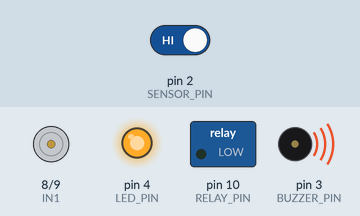
This sketch was run on a simulated Arduino Uno, built with avr-gcc and run on an emulated ATmega328P. On the bench: motor-driver pin pairs drawn as motors (green arrow = first pin HIGH = forward, orange = second pin HIGH = backward, longer = more drive, scaled by the enable pin), switched loads named in the sketch (green lamp = pin HIGH), output pins drawn as LEDs (lit = HIGH), buzzer (waves = sounding, pin HIGH). The test bench sets the inputs (shaded band); at power-on: pin 2 (SENSOR_PIN) HIGH.

Above: at 1.2 s.
1.3 s: pin 2 (SENSOR_PIN) driven LOW
At 1.9 s:
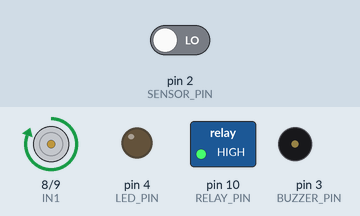
2.8 s: pin 2 (SENSOR_PIN) driven HIGH
At 3.1 s:
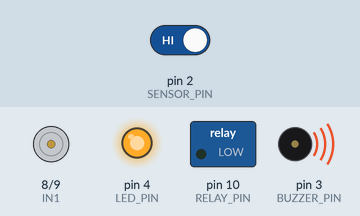
Timing chart, 0 to 5.8 s (numbered marks = the images above; inputs shaded):
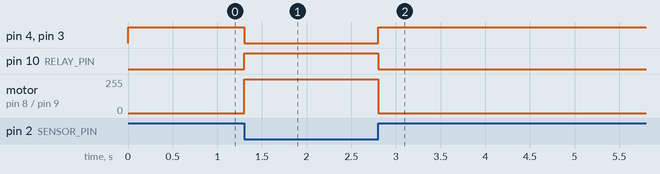

Measured:
- after the input at 1.3 s, pin 4 (LED_PIN), pin 3 (BUZZER_PIN): HIGH → LOW at once; pin 10 (RELAY_PIN): LOW → HIGH at once; motor on pin 8 (IN1) / pin 9 (IN2): stopped → forward 255/255 at once
- after the input at 2.8 s, pin 4 (LED_PIN), pin 3 (BUZZER_PIN): LOW → HIGH at once; pin 10 (RELAY_PIN): HIGH → LOW at once; motor on pin 8 (IN1) / pin 9 (IN2): forward 255/255 → stopped at once

The sketch:

sheettransfer.ino
```cpp
#define SENSOR_PIN 2
#define BUZZER_PIN 3
#define LED_PIN 4
#define ENA 5
#define IN1 8
#define IN2 9
#define RELAY_PIN 10
void setup() {
  pinMode(SENSOR_PIN, INPUT);
  pinMode(BUZZER_PIN, OUTPUT);
  pinMode(LED_PIN, OUTPUT);
  pinMode(ENA, OUTPUT);
  pinMode(IN1, OUTPUT);
  pinMode(IN2, OUTPUT);
  pinMode(RELAY_PIN, OUTPUT);
}
void loop() {
  int sheetDetected = digitalRead(SENSOR_PIN);
  if (sheetDetected == LOW) {
    digitalWrite(RELAY_PIN, HIGH);
    digitalWrite(ENA, HIGH);
    digitalWrite(IN1, HIGH);
    digitalWrite(IN2, LOW);
    digitalWrite(BUZZER_PIN, LOW);
    digitalWrite(LED_PIN, LOW);
  } else {
    digitalWrite(RELAY_PIN, LOW);
    digitalWrite(ENA, LOW);
    digitalWrite(IN1, LOW);
    digitalWrite(IN2, LOW);
    digitalWrite(BUZZER_PIN, HIGH);
    digitalWrite(LED_PIN, HIGH);
  }
}
```
